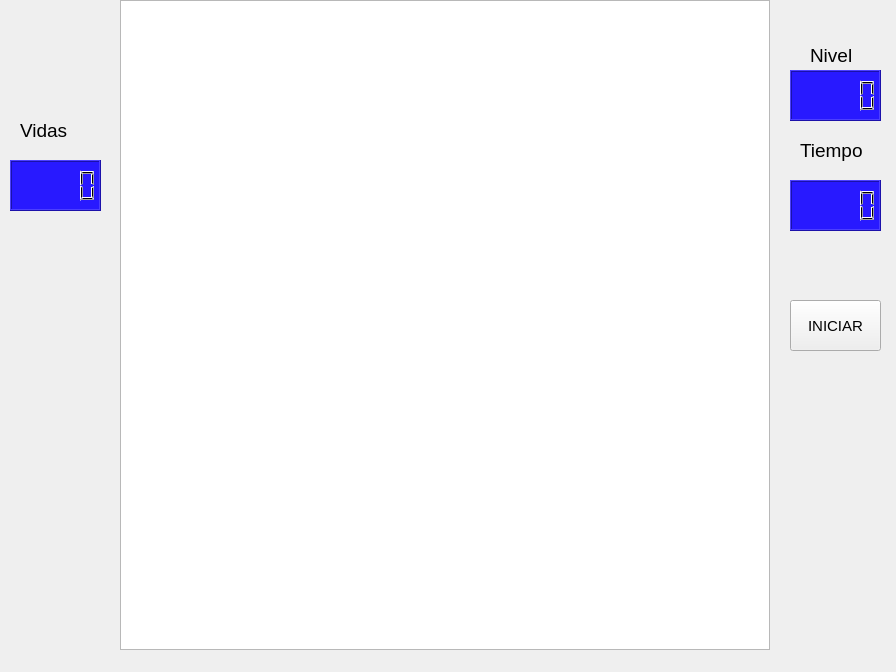
<?xml version="1.0" encoding="UTF-8"?>
<ui version="4.0">
 <class>MainWindow</class>
 <widget class="QMainWindow" name="MainWindow">
  <property name="geometry">
   <rect>
    <x>0</x>
    <y>0</y>
    <width>896</width>
    <height>672</height>
   </rect>
  </property>
  <property name="windowTitle">
   <string>MainWindow</string>
  </property>
  <widget class="QWidget" name="centralwidget">
   <widget class="QGraphicsView" name="graphicsView">
    <property name="geometry">
     <rect>
      <x>120</x>
      <y>0</y>
      <width>650</width>
      <height>650</height>
     </rect>
    </property>
   </widget>
   <widget class="QLabel" name="nivel_label">
    <property name="geometry">
     <rect>
      <x>810</x>
      <y>40</y>
      <width>51</width>
      <height>31</height>
     </rect>
    </property>
    <property name="font">
     <font>
      <pointsize>14</pointsize>
     </font>
    </property>
    <property name="text">
     <string>Nivel</string>
    </property>
   </widget>
   <widget class="QLCDNumber" name="nivel_lcd">
    <property name="geometry">
     <rect>
      <x>790</x>
      <y>70</y>
      <width>91</width>
      <height>51</height>
     </rect>
    </property>
    <property name="styleSheet">
     <string notr="true">background-color: rgb(40, 25, 255);
font: 12pt &quot;Rockwell&quot;;</string>
    </property>
   </widget>
   <widget class="QLabel" name="tiempo_label">
    <property name="geometry">
     <rect>
      <x>800</x>
      <y>140</y>
      <width>71</width>
      <height>21</height>
     </rect>
    </property>
    <property name="font">
     <font>
      <pointsize>14</pointsize>
     </font>
    </property>
    <property name="text">
     <string>Tiempo</string>
    </property>
   </widget>
   <widget class="QLCDNumber" name="tiempo_lcd">
    <property name="geometry">
     <rect>
      <x>790</x>
      <y>180</y>
      <width>91</width>
      <height>51</height>
     </rect>
    </property>
    <property name="styleSheet">
     <string notr="true">background-color: rgb(40, 25, 255);
font: 12pt &quot;Rockwell&quot;;</string>
    </property>
   </widget>
   <widget class="QPushButton" name="iniciar_button">
    <property name="geometry">
     <rect>
      <x>790</x>
      <y>300</y>
      <width>91</width>
      <height>51</height>
     </rect>
    </property>
    <property name="font">
     <font>
      <pointsize>11</pointsize>
     </font>
    </property>
    <property name="text">
     <string>INICIAR</string>
    </property>
   </widget>
   <widget class="QLabel" name="vidas_label">
    <property name="geometry">
     <rect>
      <x>20</x>
      <y>120</y>
      <width>71</width>
      <height>21</height>
     </rect>
    </property>
    <property name="font">
     <font>
      <pointsize>14</pointsize>
     </font>
    </property>
    <property name="text">
     <string>Vidas</string>
    </property>
   </widget>
   <widget class="QLCDNumber" name="vidas_lcd">
    <property name="geometry">
     <rect>
      <x>10</x>
      <y>160</y>
      <width>91</width>
      <height>51</height>
     </rect>
    </property>
    <property name="styleSheet">
     <string notr="true">background-color: rgb(40, 25, 255);
font: 12pt &quot;Rockwell&quot;;</string>
    </property>
   </widget>
  </widget>
 </widget>
 <resources/>
 <connections/>
</ui>
